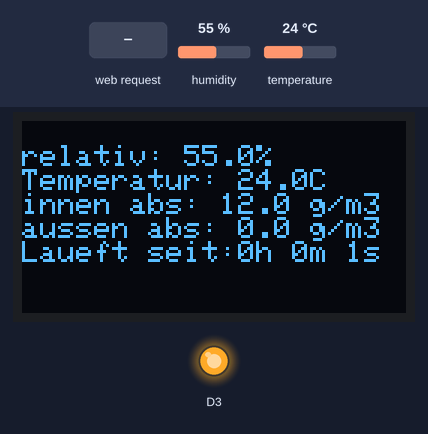
A sketch run on a simulated ESP8266 (NodeMCU). Shown: 128×64 one-colour display, output pins drawn as LEDs (lit = HIGH). Inputs (shaded band) come from the test bench; at power-on: humidity 55 %, temperature 24 °C. What the sketch prints to the serial monitor is not drawn.

Above: at 2.2 s.
2.3 s: HTTP request GET /data/?abs_value=120 received
At 5.0 s:
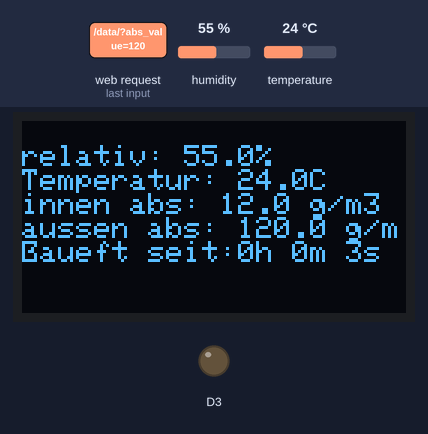
6.4 s: humidity set to 22 %
At 7.6 s:
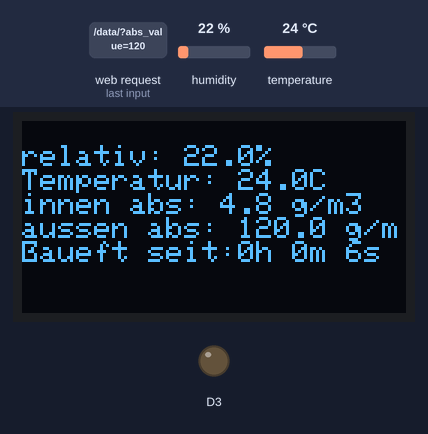
9.8 s: temperature set to 12 °C
At 11.2 s:
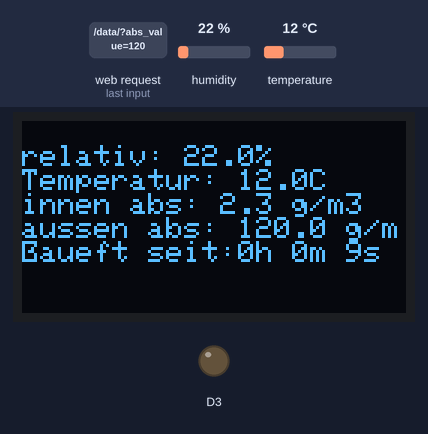
12.9 s: humidity set to 40 %
At 14.1 s:
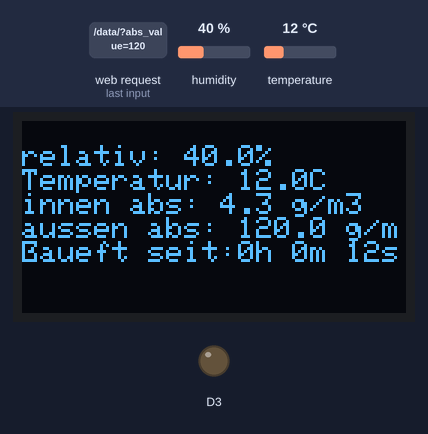
16.0 s: temperature set to 19 °C
At 17.4 s:
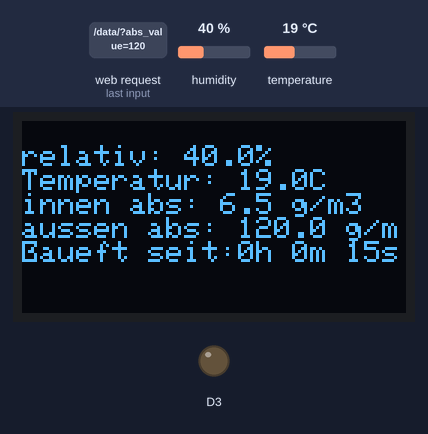
Timing chart, 0 to 19.0 s (numbered marks = the images above; inputs shaded):
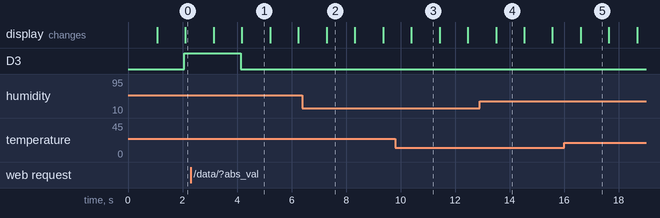

The sketch:

Innen.ino
```cpp
/*
  https://arduino-esp8266.readthedocs.io/en/latest/esp8266wifi/soft-access-point-class.html
*/

/* Create a WiFi access point and provide a web server on it. */

#include <ESP8266WiFi.h>
#include <WiFiClient.h>
#include <ESP8266WebServer.h>
#include <DHTesp.h>
#include <SPI.h>
#include <Wire.h>
#include <Adafruit_GFX.h>
#include <Adafruit_SSD1306.h>

#define SCREEN_WIDTH 128 // OLED display width, in pixels
#define SCREEN_HEIGHT 64 // OLED display height, in pixels

#define OLED_RESET     -1 // Reset pin # (or -1 if sharing Arduino reset pin)
#define SCREEN_ADDRESS 0x3C ///< See datasheet for Address; 0x3D for 128x64, 0x3C for 128x32

#ifndef APSSID
#define APSSID "Matze"
#define APPSK  "PP1234PP"
#endif

IPAddress local_IP(192,168,1,22);
IPAddress gateway(192,168,1,1);
IPAddress subnet(255,255,255,0);

/* Set these to your desired credentials. */
const char *ssid = APSSID;
const char *password = APPSK;

float humidity=0;
float abs_humidity=0;
float temperature=0;
float abs_humidity_outside=0;

ESP8266WebServer server(80); //Server on port 80
Adafruit_SSD1306 display(SCREEN_WIDTH, SCREEN_HEIGHT, &Wire, OLED_RESET);
DHTesp dht;

double absolute(double t, double r)
{

  // Konstanten
  double mw = 18.016; // Molekulargewicht des Wasserdampfes (kg/kmol)
  double gk = 8314.3; // universelle Gaskonstante (J/(kmol*K))
  double t0 = 273.15; // Absolute Temperatur von 0 °C (Kelvin)
  double tk = t + t0; // Temperatur in Kelvin

  double a, b;
  if (t >= 0) {
    a = 7.5;
    b = 237.3;
  } else {
    a = 7.6;
    b = 240.7;
  }

  // Sättigungsdampfdruck in hPa
  double sdd = 6.1078 * pow(10, (a*t)/(b+t));

  // Dampfdruck in hPa
  double dd = sdd * (r/100);

  // Wasserdampfdichte bzw. absolute Feuchte in g/m3
  double af = pow(10,5) * mw/gk * dd/tk;

  // v-Parameter
  double v = log10(dd/6.1078);

  // Taupunkttemperatur (°C)
  double tt = (b*v) / (a-v);

  return af;
}

String SendHTML()
{
  String ptr = "<!DOCTYPE html> <html>\n";
  ptr +="<head><meta name=\"viewport\" content=\"width=device-width, initial-scale=1.0, user-scalable=no\">\n";
  ptr +="<meta http-equiv=\"refresh\" content=\"30; URL=http://192.168.1.22/\">";
  ptr +="<title>Sensor</title>\n";
  ptr +="</head>\n";
  ptr +="<body>\n";
  ptr +="<center><br><h1>Sensor</h1>\n";
  ptr +="<p>Temperatur: " + String(temperature) + "C";
  ptr +="</p>";
  ptr +="<p>rel. Luftfeuchtigkeit: " + String(humidity) + "%";
  ptr +="</p>";
  ptr +="<p>abs. Luftfeuchtigkeit: " + String(abs_humidity) + " g/m3";
  ptr +="</p><br><br>";

  ptr +=" </center>\n";
  ptr +="</body>\n";
  ptr +="</html>\n";
  return ptr;
}

/* Just a little test message.  Go to http://192.168.4.1 in a web browser
   connected to this access point to see it.
*/
void handleRoot() {
  server.send(200, "text/html", SendHTML());
}

void fetchABS(){

 if (server.hasArg("abs_value")) { // this is the variable sent from the client
    String readingStr = server.arg("abs_value");

    abs_humidity_outside = readingStr.toFloat();
    Serial.print("Abs Außehn:");
    Serial.println(abs_humidity_outside);
    server.send(200, "text/html", "Data received");
  }

}

void setup() {
  delay(1000);
  Serial.begin(115200);
  Serial.println();
  Serial.print("Configuring access point...");
  /* You can remove the password parameter if you want the AP to be open. */
  WiFi.softAPConfig(local_IP, gateway, subnet);
  WiFi.softAP(ssid, password);

  IPAddress myIP = WiFi.softAPIP();
  Serial.print("AP IP address: ");
  Serial.println(myIP);
  server.on("/", handleRoot);
  server.on("/data/", HTTP_GET, fetchABS);
  server.begin();
  Serial.println("HTTP server started");

  dht.setup(D0, DHTesp::DHT11);

  // SSD1306_SWITCHCAPVCC = generate display voltage from 3.3V internally
  if(!display.begin(SSD1306_SWITCHCAPVCC, SCREEN_ADDRESS)) {
    Serial.println(F("SSD1306 allocation failed"));
    for(;;); // Don't proceed, loop forever
  }

  display.setTextSize(1);
  display.setTextColor(WHITE);
  display.setCursor(0, 8);
  display.clearDisplay();

  pinMode(D3,OUTPUT);
 // digitalWrite(D3,HIGH);

}
int minu=0;
int h=0;
long curr = millis();
int sek = curr/1000;

bool firstsec = true;
bool firstmin = true;

void loop() {
 humidity = dht.getHumidity();
 temperature = dht.getTemperature();
 abs_humidity = absolute(temperature,humidity);

 display.setTextSize(1);
  display.setTextColor(WHITE);
  display.setCursor(0, 10);

  display.clearDisplay();

  display.setCursor(0, 8);
  display.print("relativ: ");
  display.print(humidity, 1);
  display.println("%");

  display.setCursor(0, 16);
  display.print("Temperatur: ");
  display.print(temperature, 1);
  display.println("C");

  display.setCursor(0, 24);
  display.print("innen abs: ");
  display.print(absolute(temperature,humidity), 1);
  display.println(" g/m3");

  display.setCursor(0, 32);
  display.print("aussen abs: ");
  display.print(abs_humidity_outside, 1);
  display.println(" g/m3");

  if(sek%60==0 && !firstsec){
        sek=sek%60;
         minu++;
         firstmin =false;
      if(minu%60 == 0 && !firstmin){
          minu = minu%60;
          h++;
          firstmin=true;

    }
  }

    firstsec=false;


  display.setCursor(0, 40);
  display.print("Laueft seit:");

  display.print(h, 1);
  display.print("h ");
  display.print(minu, 1);

  display.print("m ");
  display.print(sek, 1);
  display.print("s");

  display.display();
  sek++;
 handleRoot();
 server.handleClient();
 delay(1000);


 if(abs_humidity_outside<absolute(temperature,humidity)){
  digitalWrite(D3,HIGH);

 }else{

  digitalWrite(D3,LOW);
 }
}
```

Measured:
- after the input at 2.3 s, D3: HIGH → LOW after 1.8 s
- what the display in image 1 shows lasts 1.0 s, from 4.2 s to 5.2 s
